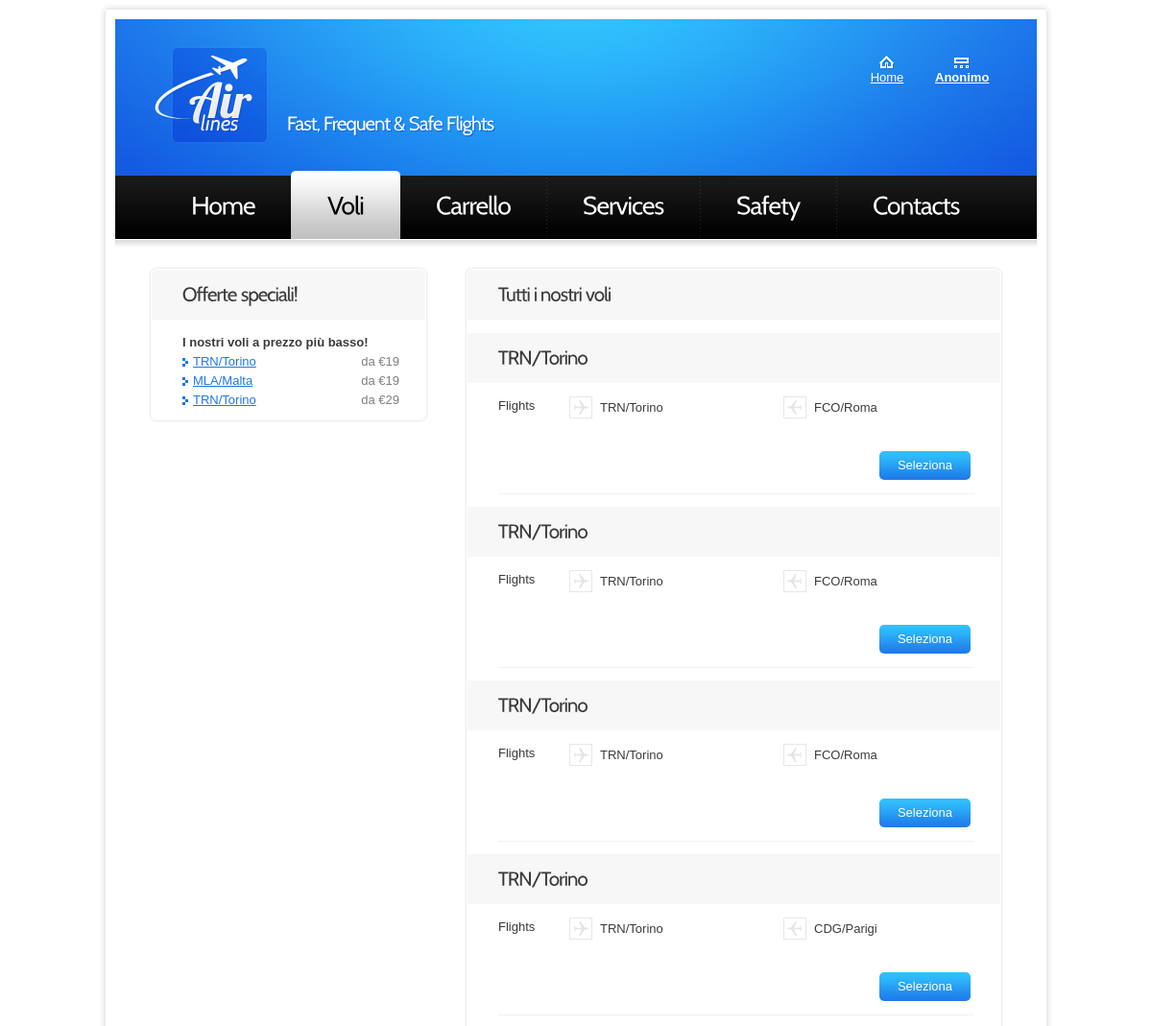
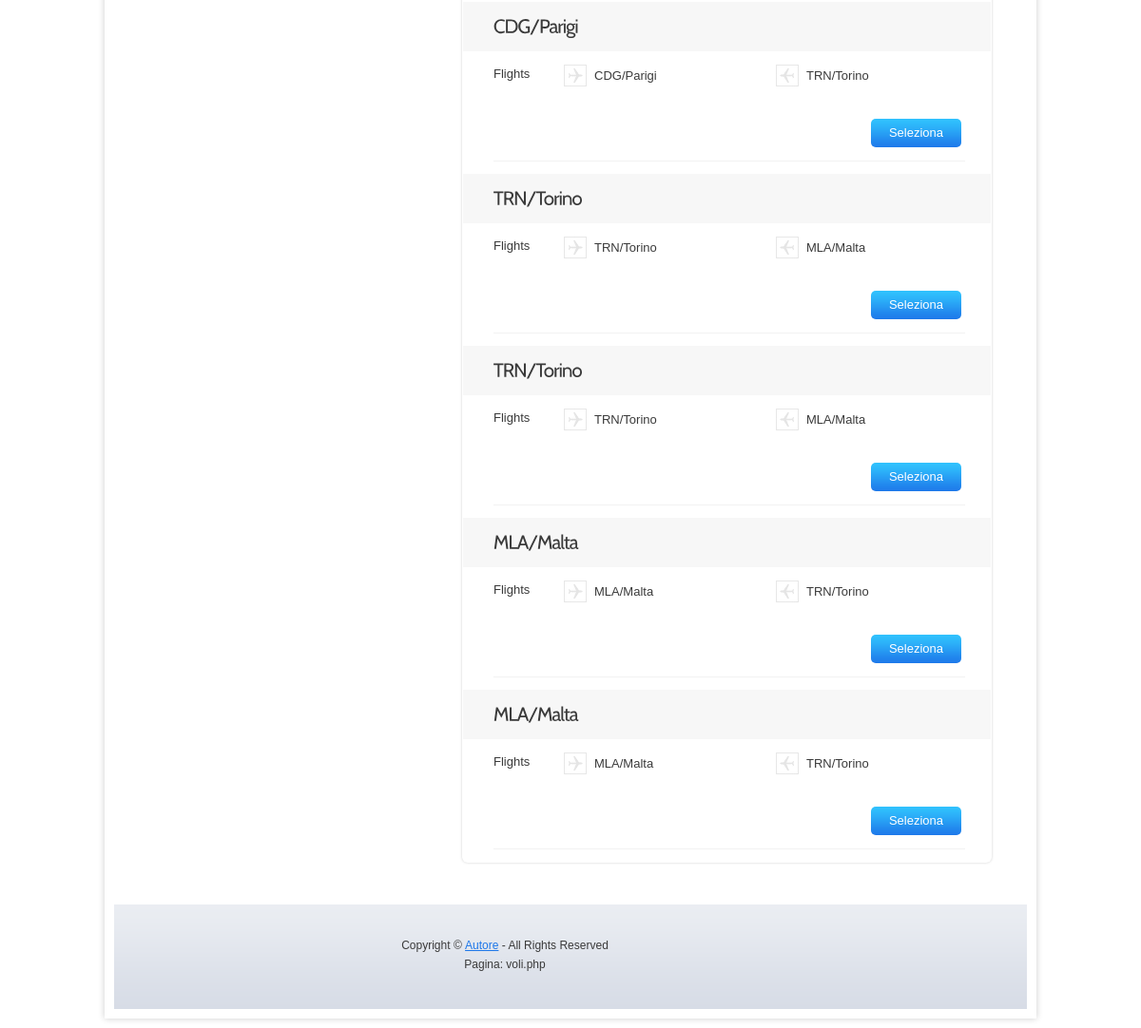
Screenshot of /voli.php with the database file from the repository (2 pictures, top to bottom).
### tables this page shows
CREATE TABLE `fly` (
  `fid` INT UNSIGNED NOT NULL AUTO_INCREMENT,
  `fsrc` VARCHAR(16) NOT NULL,
  `fdst` VARCHAR(16) NOT NULL,
  `fday` DATE NOT NULL,
  `ftsrc` TIME NOT NULL,
  `ftdst` TIME NOT NULL,
  `fseat` SMALLINT UNSIGNED NOT NULL,
  `fprice` SMALLINT UNSIGNED NOT NULL,
  PRIMARY KEY (`fid`)
);

### User.php (called while the page is built, shortened)
<?php
 	class User {
        private $uname = "Anonimo";
        private function dbConnect() {
            $db = new mysqli(DB_HOST, DB_USER, DB_PASSWORD, DB_DATABASE);
            return $db;
        }
        public function getUserName(){
            return $this->uname;
        }
	}
?>

### Flight.php (called while the page is built, shortened)
<?php
class Flight {
    function __construct() {
        $this->db = $this->dbConnect();
    }
    private function dbConnect() {
        $db = new mysqli(DB_HOST, DB_USER, DB_PASSWORD, DB_DATABASE);
        return $db;
    }
    public function index(){
        $get_all_flights_query = "SELECT * FROM fly";
        $res = mysqli_query($this->db,$get_all_flights_query);
        $flights = array();
        while ($flight = $res->fetch_assoc()) {
            array_push($flights, $flight);
        }
        return $flights;
    }
    public function top_offers($limit = 3){
        $get_lowest_flights_query = "SELECT * FROM fly ORDER BY fprice ASC LIMIT " . $limit ;
        $res = mysqli_query($this->db,$get_lowest_flights_query);
        $flights = array();
        while ($flight = $res->fetch_assoc()) {
            array_push($flights, $flight);
        }
        return $flights;
    }
}

### voli.php (the view, shortened to what this page needs)
<?php
    include_once('Flight.php');
    include_once('User.php');
    $current_user = new User();
    $flight_manager = new Flight();
?>
<!DOCTYPE html>
<html lang="en">
<head>
    <?php require_once('head_imports.php') ?>
</head>
<body id="page3">
<div class="main">
    <header>
        <div class="wrapper">
            <h1><a href="home.php" id="logo">VolareWeb</a></h1>
            <span id="slogan">Fast, Frequent &amp; Safe Flights</span>
            <nav id="top_nav">
                <?php include_once ('top_nav.php')?>
            </nav>
        </div>
        <nav>
            <ul id="menu">
                <li><a href="home.php"><span><span>Home</span></span></a></li>
                <li id="menu_active"><a href="voli.php"><span><span>Voli</span></span></a></li>
                <li><a href="carrello.php"><span><span>Carrello</span></span></a></li>
                <li><a href="services.html"><span><span>Services</span></span></a></li>
                <li><a href="safety.html"><span><span>Safety</span></span></a></li>
                <li class="end"><a href="contacts.html"><span><span>Contacts</span></span></a></li>
            </ul>
        </nav>
    </header>
    <section id="content">
        <div class="wrapper pad1">
            <article class="col1">
                <div class="box1">
                    <h2 class="top">Offerte speciali!</h2>
                    <div class="pad"> <strong>I nostri voli a prezzo più basso!</strong><br>
                        <ul class="pad_bot1 list1">
                            <?php
                            $low_price_flights = $flight_manager->top_offers(3);
                            foreach ($low_price_flights as $flight) : ?>
                                <form id="form_5" action="volo.php" class="form_5" method="post">
                                    <li><span class="right color1">da &euro;<?php echo $flight['fprice']?></span><a href="volo.php" onclick="document.forms[0].submit();return false;"><?php echo $flight['fsrc']?></a></li>
                                </form>
                            <?php endforeach; ?>
                        </ul>
                    </div>
                </div>
            </article>
            <article class="col2">
                <div class="box1">
                    <h2 class="top">Tutti i nostri voli</h2>
                    <?php
                    $all_flights = $flight_manager->index();
                    foreach ($all_flights as $flight) : ?>
                    <div class="content">
                        <div class="tab-content" id="Flight">
                            <form id="form_5" action="volo.php" class="form_5" method="post">
                                <div>
                                    <div class="wrapper">
                                        <h2><?php echo $flight['fsrc']?></h2>
                                    </div>
                                    <div class="pad">
                                        <div class="wrapper under"> <span class="left">Flights</span>
                                            <div class="cols marg_right1">
                                                <h6><?php echo $flight['fsrc']?></h6>
                                            </div>
                                            <div class="cols">
                                                <h5><?php echo $flight['fdst']?></h5>
                                            </div>
                                            <span class="right relative">
                                                <input class="button_blue" type="submit" name="details" value="Seleziona" />
                                            </span>
                                        </div>
                                        </div>
                                    </div>
                                </div>
                        </div>
                        <?php endforeach; ?>
                </div>
            </article>
        </div>
    </section>
    <footer>
        <?php include_once('footer.php') ?>
    </footer>
</div>
</body>
</html>

### head_imports.php (shortened to what this page needs)
<link rel="stylesheet" href="css/reset.css" type="text/css" media="all">
<link rel="stylesheet" href="css/layout.css" type="text/css" media="all">
<link rel="stylesheet" href="css/style.css" type="text/css" media="all">

### top_nav.php (shortened to what this page needs)
<ul>
    <li><a href="home.php" class="nav1">Home</a></li>
    <li><a href="#" class="nav2">
            <b>
                <?php
                echo $current_user->getUserName();
                ?>
            </b>
        </a>
    </li>
</ul>

### footer.php (shortened to what this page needs)
<div class="wrapper">
    <div class="links">Copyright &copy; <a href="#"><?php echo AUTHOR_NAME ?></a> - All Rights Reserved<br>
        Pagina: <?php echo basename($_SERVER['PHP_SELF']) ?></div>
</div>

### css/layout.css (style rules this page uses)
.col1, .col2, .col3, .cols { float:left }
.col1 { padding-left:37px; width:287px }
.col2 { padding-left:42px; width:557px }
.cols { width:263px }

### css/style.css (style rules this page uses)
article, aside, audio, canvas, command, datalist, details, embed, figcaption, figure, footer, header, hgroup, keygen, meter, nav, output, progress, section, source, video { display:block }
.left { float:left }
.right { float:right }
.wrapper { width:100%; overflow:hidden }
.relative { position:relative }
body { border:0; font:13px Arial, Helvetica, sans-serif; color:#3a3a3a; line-height:20px; min-width:980px; padding:10px 0 }
.main { margin:0 auto; width:960px; padding:10px; background:#fff; box-shadow:0 0 7px rgba(0, 0, 0, .2); -moz-box-shadow:0 0 7px rgba(0, 0, 0, .2); -webkit-box-shadow:0 0 7px rgba(0, 0, 0, .2); position:relative }
a { color:#1d77e9; text-decoration:underline; outline:none }
h1 { padding:27px 0 0 41px; float:left }
h2 { font-size:20px; line-height:1.2em; padding:12px 32px 16px 32px; margin-bottom:14px; background:#f7f7f7; position:relative; letter-spacing:-1px }
h2.top { border-radius:6px 6px 0 0; -moz-border-radius:6px 6px 0 0; -webkit-border-radius:6px 6px 0 0 }
header { height:230px; width:100%; overflow:hidden; background:url(../images/bg_top.jpg) 0 0 no-repeat }
#logo { display:block; background:url(../images/logo.png) 0 0 no-repeat; width:120px; height:104px; text-indent:-9999px }
#slogan { font-size:20px; line-height:1.2em; color:#fff; float:left; padding:95px 0 0 18px; letter-spacing:-1px }
#top_nav { float:right; padding:38px 56px 0 0 }
#top_nav li { float:left; padding-left:25px; width:50px; text-align:center }
#top_nav li a { display:inline-block; padding-top:13px; color:#fff }
.nav1 { background:url(../images/img_top1.gif) center 0 no-repeat }
.nav2 { background:url(../images/img_top2.gif) center 0 no-repeat }
#menu { padding:27px 0 0 42px }
#menu li { float:left; margin-left:-1px; background:url(../images/menu_line.gif) bottom right no-repeat }
#menu .end { background:none }
#menu li a { display:block; height:71px; font-size:26px; line-height:71px; color:#fff; text-decoration:none; letter-spacing:-1px }
#menu li a span { display:block }
#menu li a span span { padding:0 32px; margin:0 6px }
#menu li a:hover, #menu #menu_active a { background:url(../images/menu_left.png) top left no-repeat; color:#000 }
#menu li a:hover span, #menu #menu_active a span { background:url(../images/menu_right.png) top right no-repeat }
#menu li a:hover span span, #menu #menu_active a span span { background:url(../images/menu_bg.gif) top repeat-x }
#content { width:100%; overflow:hidden; padding-bottom:14px }
.pad1 { padding:30px 0; background:url(../images/bg_top2.jpg) 0 0 no-repeat }
.pad { padding:0 27px 0 32px }
.pad_bot1 { padding-bottom:10px }
.marg_right1 { margin-right:31px }
.button_blue { display:inline-block; font-size:13px; color:#fff; text-decoration:none; line-height:28px; height:30px; padding:0 19px; background:url(../images/button_1.gif) 0 0px repeat-x #1d77e9; border-radius:5px; -moz-border-radius:5px; -webkit-border-radius:5px; position:relative; cursor:pointer }
.box1 { background:#fff; border-radius:6px; -moz-border-radius:6px; -webkit-border-radius:6px; box-shadow:0 0 3px #d0d0d0; -moz-box-shadow:0 0 3px #d0d0d0; -webkit-box-shadow:0 0 3px #d0d0d0; position:relative; padding:1px }
.color1 { color:#7f7f7f }
.list1 li { width:100%; overflow:hidden }
.list1 li a { padding-left:11px; background:url(../images/marker_1.gif) 0 4px no-repeat }
footer { padding:33px 0 37px 70px; background:url(../images/bg_footer.gif) top repeat-x #d7dce6; font-size:12px; color:#3a3a3a }
footer a { color:#1d77e9 }
.links { padding-left:186px; width:310px; text-align:center; float:left }
.form_5 .right.relative { margin-top:16px; margin-right:4px }
.form_5 .left { width:74px }
.form_5 .under { border-bottom:1px solid #f2f2f2; padding-bottom:14px; margin-bottom:13px }
.form_5 .cols { width:196px }
.form_5 .marg_right1 { margin-right:27px }
.form_5 h6 { line-height:23px; padding-left:32px; background:url(../images/marker_3.gif) 0 0 no-repeat; font-weight:normal; padding-bottom:18px }
.form_5 h5 { line-height:23px; padding-left:32px; background:url(../images/marker_4.gif) 0 0 no-repeat; font-weight:normal; padding-bottom:18px }

### rows the page displays
fly: fprice "19", fsrc "TRN/Torino", fdst "MLA/Malta"
fly: fprice "19", fsrc "MLA/Malta", fdst "TRN/Torino"
fly: fprice "29", fsrc "TRN/Torino", fdst "MLA/Malta"
fly: fsrc "TRN/Torino", fdst "FCO/Roma"
fly: fsrc "TRN/Torino", fdst "FCO/Roma"
fly: fsrc "TRN/Torino", fdst "FCO/Roma"
fly: fsrc "TRN/Torino", fdst "CDG/Parigi"
fly: fsrc "CDG/Parigi", fdst "TRN/Torino"
fly: fsrc "MLA/Malta", fdst "TRN/Torino"

### other values shown
$current_user->getUserName() "Anonimo"
AUTHOR_NAME "Autore"
basename($_SERVER['PHP_SELF']) "voli.php"
